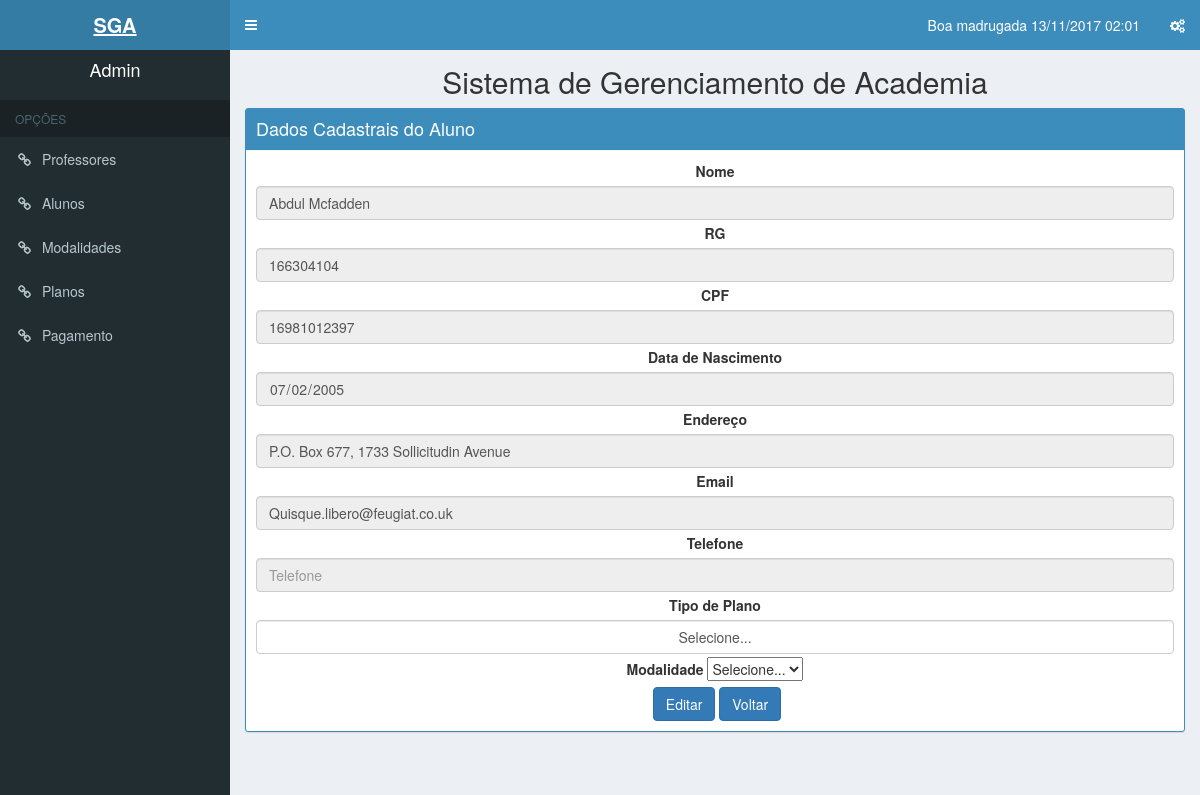
Page /Views/alunoPesq.php?id=199 (signed in) on the committed database.
### tables this page shows
CREATE TABLE `aluno` (
  `matricula_aluno` mediumint(8) UNSIGNED NOT NULL,
  `cpf_aluno` varchar(11) DEFAULT NULL,
  `registro_geral_aluno` varchar(9) DEFAULT NULL,
  `nm_endereco` varchar(100) DEFAULT NULL,
  `dt_nascimento_aluno` varchar(10) DEFAULT NULL,
  `cd_telefone_aluno` varchar(10) DEFAULT NULL,
  `nm_email_aluno` varchar(100) DEFAULT NULL,
  `nm_aluno` varchar(100) DEFAULT NULL,
  `tipo_plano` varchar(10) NOT NULL,
  `nm_modalidade` varchar(30) NOT NULL
);

### controllers/buscarAluno.php (called while the page is built, shortened)
<?php
    $id = isset($_GET['id'])? (int) $_GET['id']: null;
    $PDO = db_connect();
    $sql = "SELECT nm_aluno,
            registro_geral_aluno,
            cpf_aluno,
            dt_nascimento_aluno,
            nm_endereco,
            nm_email_aluno,
            cd_telefone_aluno
            tipo_plano,
            nm_modalidade
            FROM aluno
            WHERE matricula_aluno = '$id'";
    $stmt = $PDO->prepare($sql);
    $stmt->bindParam(':id', $id, PDO::PARAM_INT);
    $stmt->execute();
    $user = $stmt->fetch(PDO::FETCH_ASSOC);
?>

### Views/alunoPesq.php (the view, shortened to what this page needs)
<?php
    include '../controllers/buscarAluno.php';
    if($_SESSION['user_status'] == 1){
        include ('header.php');
    }elseif($_SESSION['user_status'] == 2){
        include ('headerAtendente.php');
    }
    elseif($_SESSION['user_status'] == 3){
        include ('headerProfessor.php');
    }
?>
        <h2 class="center">Sistema de Gerenciamento de Academia</h2>
        <div class="box box-solid box-primary">
            <div class="box-header with-border">
                <h3 class="box-title">Dados Cadastrais do Aluno</h3>
            </div>
            <div class="box-body">
                <form align='middle'>
                    <div class="form-group">
                        <label for="nome">Nome</label>
                        <input class="form-control" type="text" id="nome" name="nome"
                               value="<?php echo $user['nm_aluno']?>" readonly="true"/>
                    </div>
                    <div class="form-group">
                        <label for="rg">RG</label>
                        <input class="form-control" type="text" id="rg" name="rg"
                               value="<?php echo $user['registro_geral_aluno']?>" readonly="true"/>
                    </div>
                    <div class="form-group">
                        <label for="cpf">CPF</label>
                        <input class="form-control" type="text" id="cpf" name="cpf"
                               value="<?php echo $user['cpf_aluno']?>" readonly="true"/>
                    </div>
                    <div class="form-group">
                        <label for="dtnasc">Data de Nascimento</label>
                        <input class="form-control" type="date" id="dtnasc" name="dtnasc"
                               value="<?php echo $user['dt_nascimento_aluno']?>" readonly="true"/>
                    </div>
                    <div class="form-group">
                        <label for="endereço">Endereço</label>
                        <input class="form-control" type="text" id="end" name="end"
                               value="<?php echo $user['nm_endereco']?>" readonly="true"/>
                    </div>
                    <div class="form-group">
                        <label for="email">Email</label>
                        <input class="form-control" type="text" id="email" name="email"
                               value="<?php echo $user['nm_email_aluno']?>" readonly="true"/>
                    </div>
                    <div class="form-group">
                        <label for="tel">Telefone</label>
                        <input class="form-control" type="text" id="tel" name="tel" placeholder="Telefone"
                               value="<?php echo $user['cd_telefone_aluno']?>" readonly="true"/>
                    </div>
                    <div class="form-group">
                        <label for="plan">Tipo de Plano</label>
                        <option id="plan" class="form-control">Selecione...</option>
                    </div>
                    <div class="form-group">
                    <label for="tel">Modalidade</label>
                     <select>
                         <option id="plan" class="form-control">Selecione...</option>
                     </select>
                    </div>
                    <button class="btn btn-primary" id="alterar" formaction="alunoEdit.php?id=<?php echo $id;?>">Editar</button>
                    <button class="btn btn-primary" id="salvar" formaction="aluno.php">Voltar</button>
                </form>
            </div>
        </div>
<?php include ('footer.php'); ?>

### rows in the picture
aluno: nome "Abdul Mcfadden", rg "166304104", cpf "16981012397", dtnasc "07/02/2005", end "P.O. Box 677, 1733 Sollicitudin Avenue", email "Quisque.libero@feugiat.co.uk"

### other values in the picture
dataatual() "Boa madrugada 13/11/2017 02:01"
$_SESSION['user_name'] "Admin"
